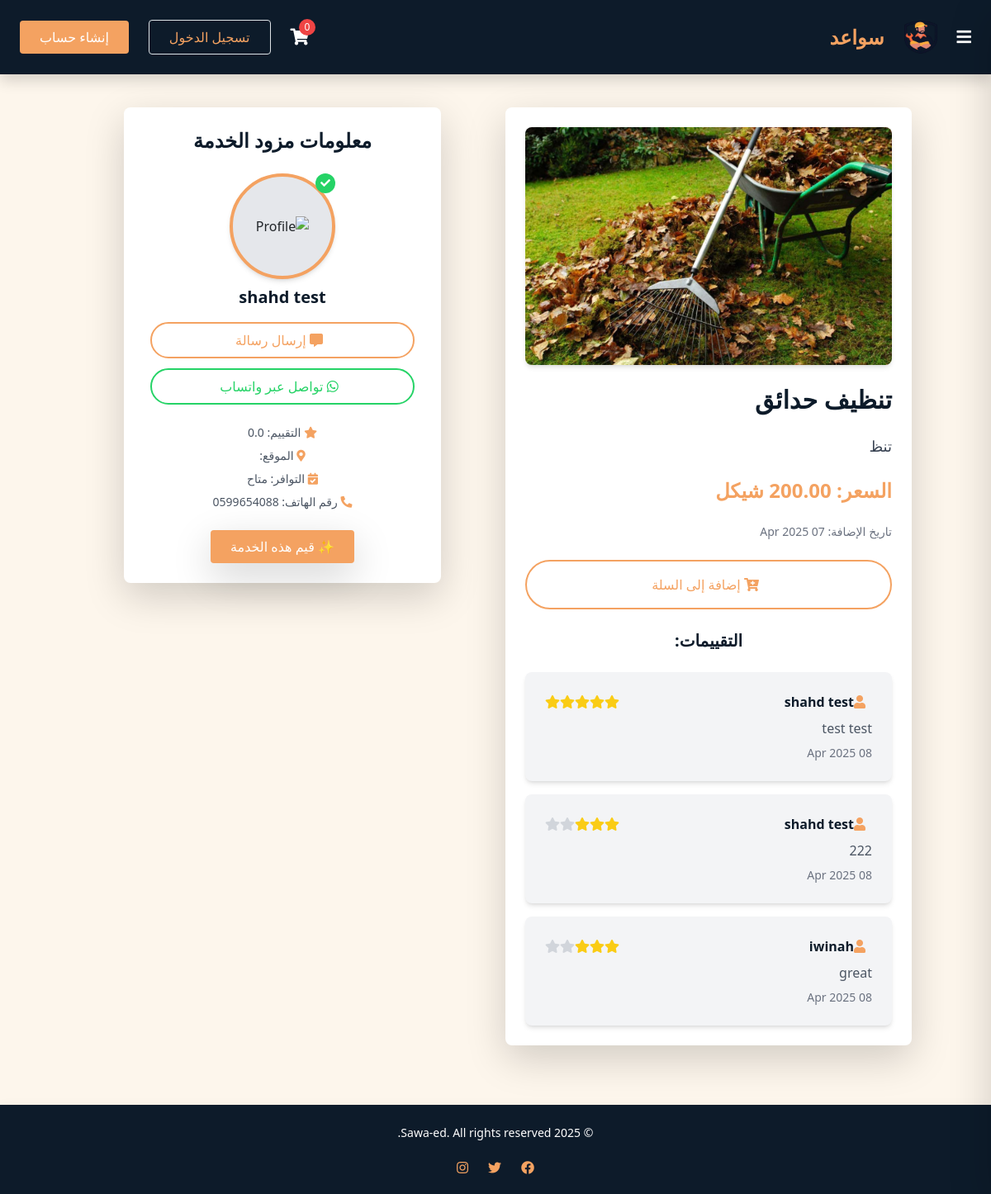
/service/1/5/, run on an earlier commit of the app's database.
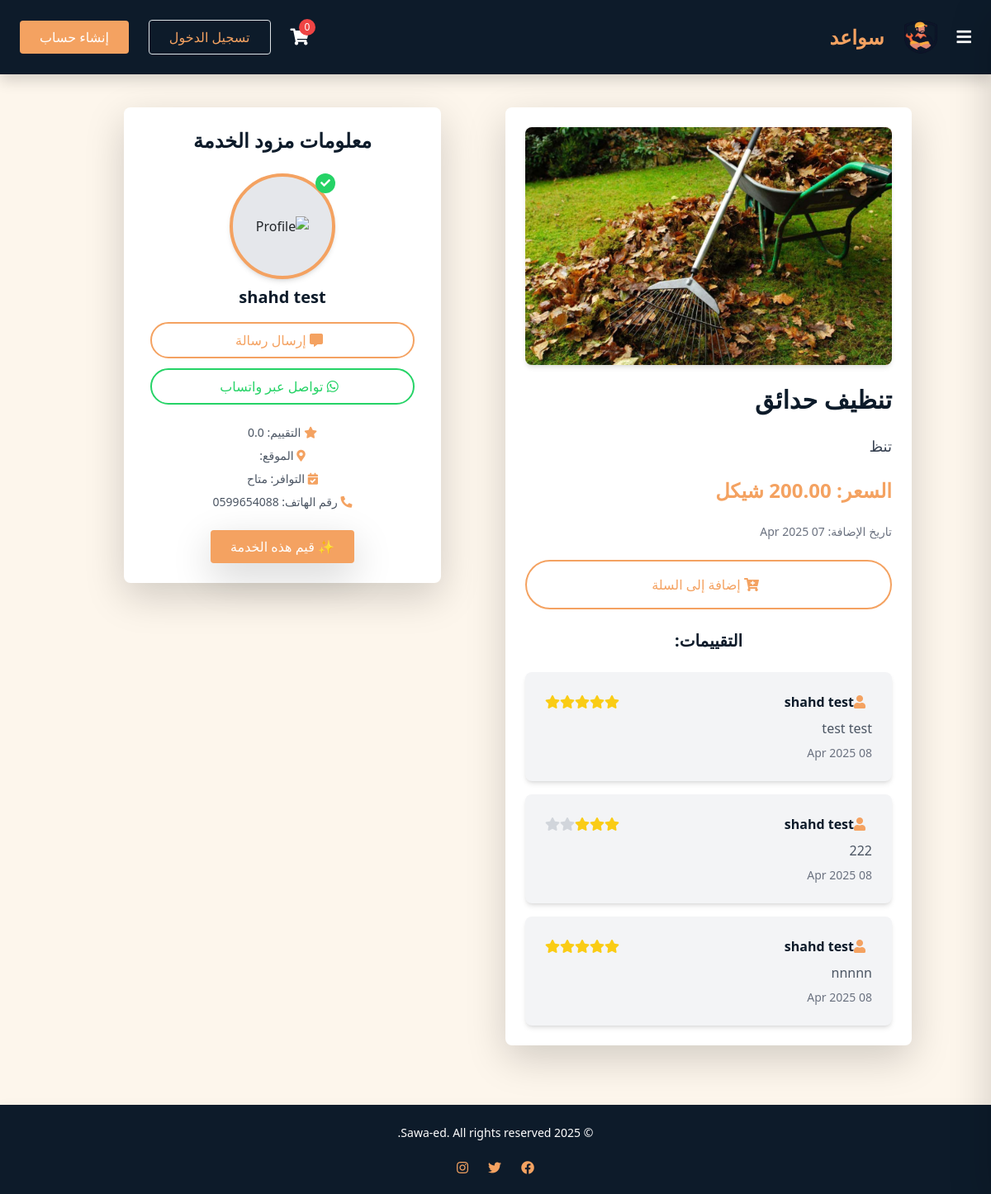
And on a later commit of the database.
### Sawaed_app/models.py (models this page shows, shortened)
class Review(models.Model):
    client = models.ForeignKey(
        settings.AUTH_USER_MODEL,
        on_delete=models.CASCADE,
        related_name='client_reviews'
    )
    service = models.ForeignKey(ServiceListing, on_delete=models.CASCADE)
    rating = models.IntegerField()
    comment = models.TextField()
    created_at = models.DateTimeField(auto_now_add=True)
    updated_at = models.DateTimeField(auto_now=True)

class CustomUser(AbstractUser):
    class UserType(models.TextChoices):
        CLIENT = 'client', _('عميل')
        HANDYMAN = 'handyman', _('عامل يدوي') #the name in arabic will be edited later
    user_type = models.CharField(
        max_length=50,
        choices=UserType.choices,
        default=UserType.CLIENT
    )
    phone_regex = RegexValidator(
        regex=r'^\+?1?\d{9,15}$', #a validation on the phone number because its customed
        message="Phone number must be in the format: '+999999999'. Up to 15 digits allowed."
    )
    image = models.ImageField(upload_to='profile_pics/',default='default_profile.jpeg' ,null=True, blank=True)
    phone_number = models.CharField(validators=[phone_regex], max_length=15, unique=True, null=True, blank=True)
    email = models.EmailField(unique=True)
    bio = models.CharField(max_length=500, blank=True, null=True)
    experience = models.TextField(blank=True, null=True)
    field_of_expertise=models.TextField(blank=True, null=True)
    REQUIRED_FIELDS = ['email']
    USERNAME_FIELD = 'username'  # we could change it to email later in the project

### Sawaed_app/views.py (the view)
# urls.py: path('service/<int:service_id>/<int:user_id>/', views.service_detail, name='service_detail'),
def service_detail(request, service_id,user_id):
    service =ServiceListing.objects.get(id=service_id)
    handyman = HandymanProfile.objects.get(user=service.handyman)
    user=CustomUser.objects.get(id=user_id)
    context = {
        'service': service,
        'handyman': handyman,
        'recipient': user
    }
    return render(request, 'service_details.html', context)

### Sawaed_app/templates/service_details.html (shortened to what the changed rows need)
<head>
    <link href="https://cdnjs.cloudflare.com/ajax/libs/font-awesome/5.15.4/css/all.min.css" rel="stylesheet">
</head>
{% extends 'index.html' %}
{% block content %}
{% load static %}
<div class="container mx-auto p-2">
    <div class="max-w-6xl mx-auto grid grid-cols-1 lg:grid-cols-2 gap-4 items-start justify-center">
        <div class="bg-white shadow-lg rounded-lg p-6 w-full max-w-lg mx-auto">
            <h2 class="text-3xl font-semibold text-[#0d1b2a] mb-4">{{ service.name }}</h2>
            <div class="mt-6">
                <h2 class="text-xl font-semibold text-[#0d1b2a] mb-4 text-center">التقييمات:</h2>
                <ul class="space-y-4">
                    {% for review in service.review_set.all %}
                        <li class="bg-gray-100 p-4 rounded-lg shadow-md">
                            <div class="flex items-center justify-between">
                                <div class="flex items-center">
                                    <i class="fas fa-user text-[#f4a261] mr-2"></i>
                                    <strong class="text-[#0d1b2a]">{{ review.client.username }}</strong>
                                </div>
                                <div class="flex items-center">
                                    {% for i in "12345" %}
                                        {% if forloop.counter <= review.rating %}
                                            <i class="fas fa-star text-yellow-400"></i>
                                        {% else %}
                                            <i class="fas fa-star text-gray-300"></i>
                                        {% endif %}
                                    {% endfor %}
                                </div>
                            </div>
                            <p class="text-gray-600 mt-2">{{ review.comment }}</p>
                            <p class="text-sm text-gray-500 mt-2">{{ review.created_at|date:"d M Y" }}</p>
                        </li>
                    {% empty %}
                        <li class="text-center text-gray-500">لا توجد تقييمات بعد.</li>
                    {% endfor %}
                </ul>
            </div>
        </div>
    </div>
</div>
{% endblock %}

What changed in the data, as far as the page shows it:
removed Review: client.username "iwinah", rating 3 (drawn), comment "great", created_at "08 Apr 2025"
added Review: client.username "shahd test", rating 5 (drawn), comment "nnnnn", created_at "08 Apr 2025"
